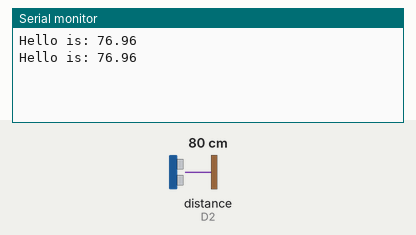
The sketch below on a simulated ESP8266 (NodeMCU). Shown: the last lines printed to the serial monitor. Wiring (inferred from the names in the program): ultrasonic range finder: trigger D1; echo D2. The inputs (shaded band) are chosen by the test bench; at power-on: distance to the obstacle (sensor on D2) 80 cm. The echo pulse lasts 58.3 µs per cm.

Above: at 2.8 s.
2.9 s: distance to the obstacle (sensor on D2) set to 2 cm
At 5.1 s:
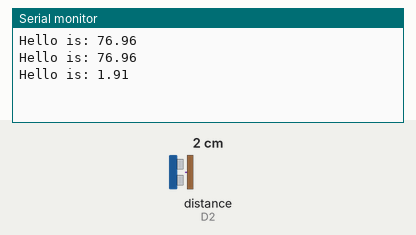
5.6 s: distance to the obstacle (sensor on D2) set to 4 cm
At 6.7 s:
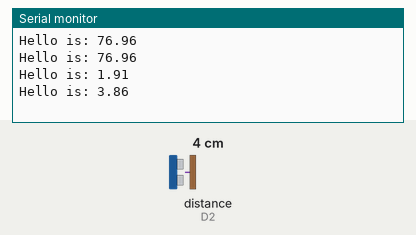
Timing chart, 0 to 8.6 s (numbered marks = the images above; inputs shaded):
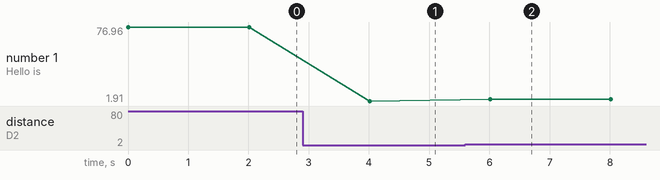

Measured:
- after the input at 2.9 s, the serial monitor: prints a new line after 1.1 s (image 1)
- after the input at 5.6 s, the serial monitor: prints a new line after 0.41 s (image 2)
- plotted number 1: 76.96 → 1.91 after the input at 2.9 s, 1.91 → 3.86 after the input at 5.6 s

The sketch:

Ultrasonic_distance_NodeMCU.ino
```cpp
int echo = D2;
int trig =D1;

void setup() {
  pinMode(trig,OUTPUT);
  pinMode(echo,INPUT);
  Serial.begin(9600);
}

void generatetrig(){
  digitalWrite(trig,LOW);
  delayMicroseconds(2);
  digitalWrite(trig,HIGH);
  delayMicroseconds(10);
  digitalWrite(trig,LOW);
}


void loop() {
  generatetrig();
  long duration = pulseIn(echo,HIGH);
  duration/=2;
  double dist = (duration * 0.033);
  Serial.print("Hello is: ");
  Serial.print(dist);
  Serial.println();
  delay(2000);
}
```
